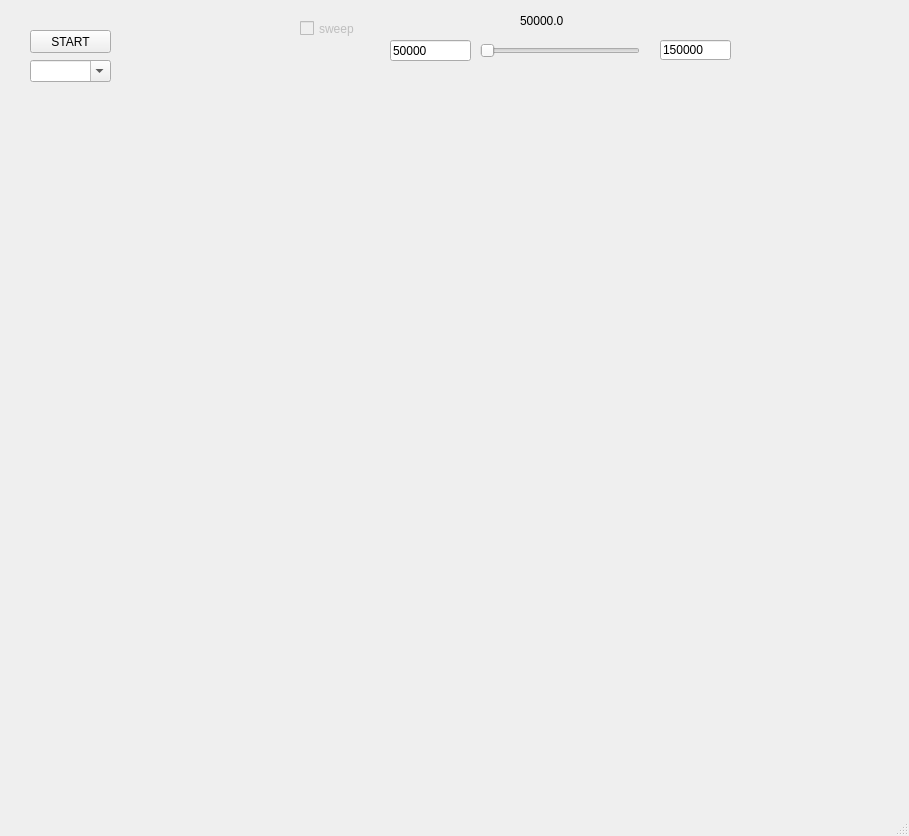
<?xml version="1.0" encoding="UTF-8"?>
<ui version="4.0">
 <class>MainWindow</class>
 <widget class="QMainWindow" name="MainWindow">
  <property name="geometry">
   <rect>
    <x>0</x>
    <y>0</y>
    <width>909</width>
    <height>836</height>
   </rect>
  </property>
  <property name="windowTitle">
   <string>MainWindow</string>
  </property>
  <widget class="QWidget" name="centralwidget">
   <widget class="QSlider" name="frequencySlider">
    <property name="enabled">
     <bool>false</bool>
    </property>
    <property name="geometry">
     <rect>
      <x>480</x>
      <y>40</y>
      <width>160</width>
      <height>22</height>
     </rect>
    </property>
    <property name="maximum">
     <number>1000</number>
    </property>
    <property name="orientation">
     <enum>Qt::Horizontal</enum>
    </property>
   </widget>
   <widget class="QLineEdit" name="maxFrequencylineEdit">
    <property name="enabled">
     <bool>true</bool>
    </property>
    <property name="geometry">
     <rect>
      <x>660</x>
      <y>40</y>
      <width>71</width>
      <height>20</height>
     </rect>
    </property>
    <property name="text">
     <string>150000</string>
    </property>
   </widget>
   <widget class="QLineEdit" name="minFrequencyLineEdit">
    <property name="enabled">
     <bool>true</bool>
    </property>
    <property name="geometry">
     <rect>
      <x>390</x>
      <y>40</y>
      <width>81</width>
      <height>21</height>
     </rect>
    </property>
    <property name="text">
     <string>50000</string>
    </property>
   </widget>
   <widget class="QLabel" name="frequencyLabel">
    <property name="geometry">
     <rect>
      <x>520</x>
      <y>10</y>
      <width>101</width>
      <height>21</height>
     </rect>
    </property>
    <property name="text">
     <string>50000.0</string>
    </property>
    <property name="textFormat">
     <enum>Qt::AutoText</enum>
    </property>
    <property name="scaledContents">
     <bool>false</bool>
    </property>
   </widget>
   <widget class="QCheckBox" name="checkBox_sweep">
    <property name="enabled">
     <bool>false</bool>
    </property>
    <property name="geometry">
     <rect>
      <x>300</x>
      <y>20</y>
      <width>70</width>
      <height>17</height>
     </rect>
    </property>
    <property name="text">
     <string>sweep</string>
    </property>
   </widget>
   <widget class="MplWidget" name="MplWidget_phase" native="true">
    <property name="geometry">
     <rect>
      <x>29</x>
      <y>140</y>
      <width>841</width>
      <height>641</height>
     </rect>
    </property>
    <property name="minimumSize">
     <size>
      <width>480</width>
      <height>240</height>
     </size>
    </property>
    <property name="cursor">
     <cursorShape>CrossCursor</cursorShape>
    </property>
   </widget>
   <widget class="QComboBox" name="comportComboBox">
    <property name="geometry">
     <rect>
      <x>30</x>
      <y>60</y>
      <width>81</width>
      <height>22</height>
     </rect>
    </property>
    <property name="editable">
     <bool>true</bool>
    </property>
   </widget>
   <widget class="QPushButton" name="startStopButton">
    <property name="geometry">
     <rect>
      <x>30</x>
      <y>30</y>
      <width>81</width>
      <height>23</height>
     </rect>
    </property>
    <property name="text">
     <string>START</string>
    </property>
   </widget>
  </widget>
  <widget class="QMenuBar" name="menubar">
   <property name="geometry">
    <rect>
     <x>0</x>
     <y>0</y>
     <width>909</width>
     <height>21</height>
    </rect>
   </property>
  </widget>
  <widget class="QStatusBar" name="statusbar"/>
 </widget>
 <customwidgets>
  <customwidget>
   <class>MplWidget</class>
   <extends>QWidget</extends>
   <header>mplwidget.h</header>
   <container>1</container>
  </customwidget>
 </customwidgets>
 <resources/>
 <connections/>
</ui>
